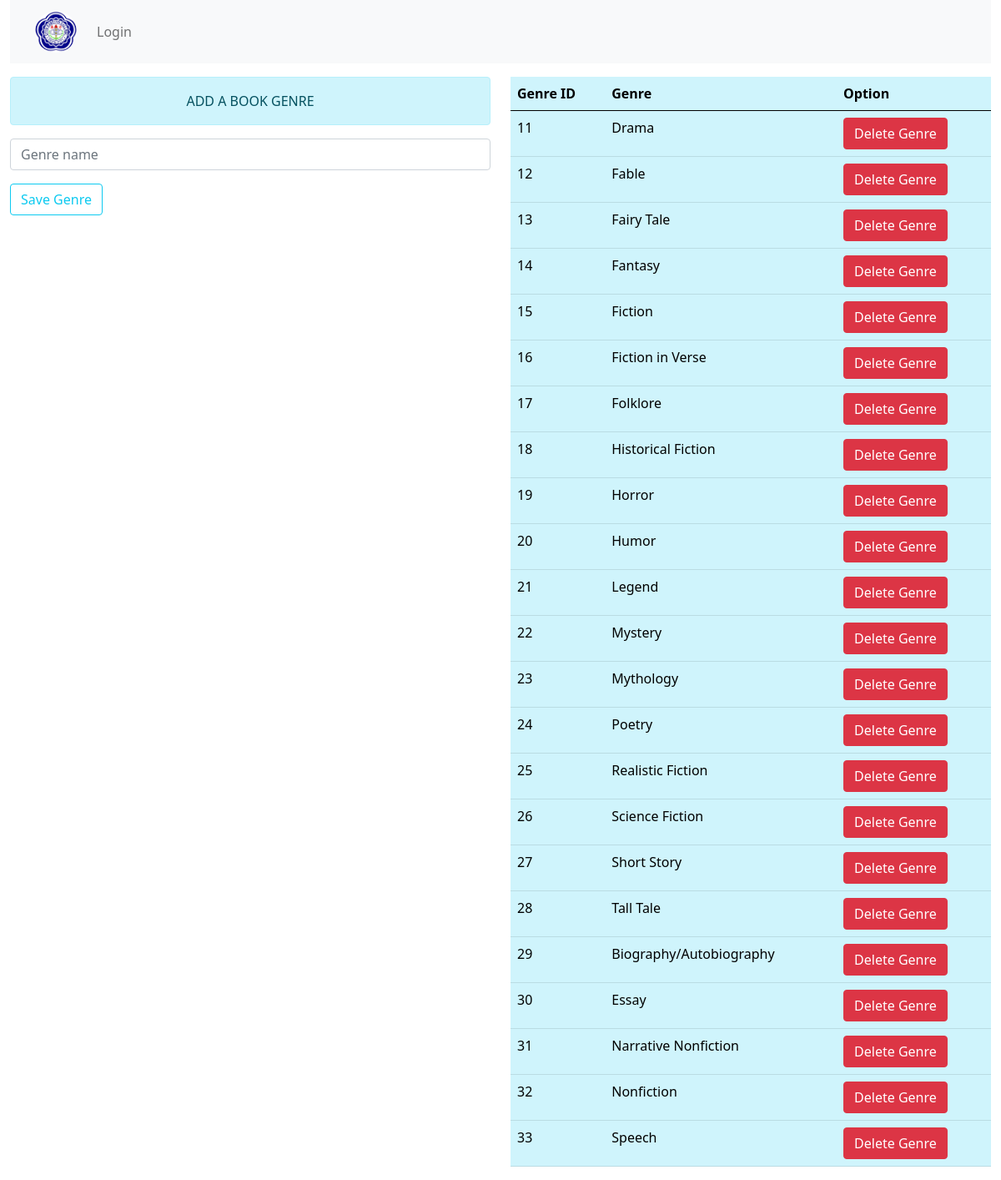
Page /add_genre.php on the committed database.
### tables this page shows
CREATE TABLE `genre` (
  `genre_id` int(11) NOT NULL,
  `genre` varchar(255) NOT NULL
);

### functions/connection.php (called while the page is built, shortened)
<?php
function db_connect(){
    $servername = 'localhost';
    $username = 'root';
    $password = '';
    $db_name = 'cec_library';
    return $conn = new mysqli($servername,$username,$password,$db_name);
}
?>

### functions/functions.php (called while the page is built, shortened)
<?php
include 'functions/connection.php';
function get_genre()
{
    $sql = "SELECT * FROM genre";
    $result = db_connect()->query($sql);
    if ($result->num_rows > 0) {
        $row = array();
        while ($rows = $result->fetch_assoc()) {
            $row[] = $rows;
        }
        return $row;
    } else {
        return FALSE;
    }
}

### add_genre.php (the view, shortened to what this page needs)
<!doctype html>
<html lang="en">
  <head>
    <link rel="stylesheet" href="https://cdn.jsdelivr.net/npm/bootstrap@5.0.2/dist/css/bootstrap.min.css">
  </head>
  <body>
      <div class="container-fluid">
        <?php include 'navbar.php'; ?>
      <div class="container-fluid mt-3">
        <div class="row">
            <div class="col-6">
                <div class="alert alert-info text-center" role="alert">
                   ADD A BOOK GENRE
                </div>
                <form action="" method="post">
                    <input type="text" name="genre_name" placeholder="Genre name" id="" class="form-control">
                    <button type="submit" name="save-genre" class="btn btn-outline-info mt-3">Save Genre</button>
                </form>
            </div>
            <div class="col-6">
                    <table class="table table-info">
                        <thead>
                            <th>Genre ID</th>
                            <th>Genre</th>
                            <th>Option</th>
                        </thead>
                        <tbody>
                            <?php foreach(get_genre() as $row): ?>
                                <tr>
                                    <td><?php echo $row['genre_id'] ?></td>
                                    <td><?php echo $row['genre'] ?></td>
                                    <td><a href="delete.php?genre_id=<?php echo $row['genre_id'] ?>" class="btn btn-danger">Delete Genre</a></td>
                                </tr>
                            <?php endforeach ?>
                        </tbody>
                    </table>
            </div>
        </div>
      </div>
  </body>
</html>

### rows in the picture
genre: genre_id "11", genre "Drama"
genre: genre_id "12", genre "Fable"
genre: genre_id "13", genre "Fairy Tale"
genre: genre_id "14", genre "Fantasy"
genre: genre_id "15", genre "Fiction"
genre: genre_id "16", genre "Fiction in Verse"
genre: genre_id "17", genre "Folklore"
genre: genre_id "18", genre "Historical Fiction"
genre: genre_id "19", genre "Horror"
genre: genre_id "20", genre "Humor"
genre: genre_id "21", genre "Legend"
genre: genre_id "22", genre "Mystery"
genre: genre_id "23", genre "Mythology"
genre: genre_id "24", genre "Poetry"
genre: genre_id "25", genre "Realistic Fiction"
genre: genre_id "26", genre "Science Fiction"
genre: genre_id "27", genre "Short Story"
genre: genre_id "28", genre "Tall Tale"
genre: genre_id "29", genre "Biography/Autobiography"
genre: genre_id "30", genre "Essay"
genre: genre_id "31", genre "Narrative Nonfiction"
genre: genre_id "32", genre "Nonfiction"
genre: genre_id "33", genre "Speech"
